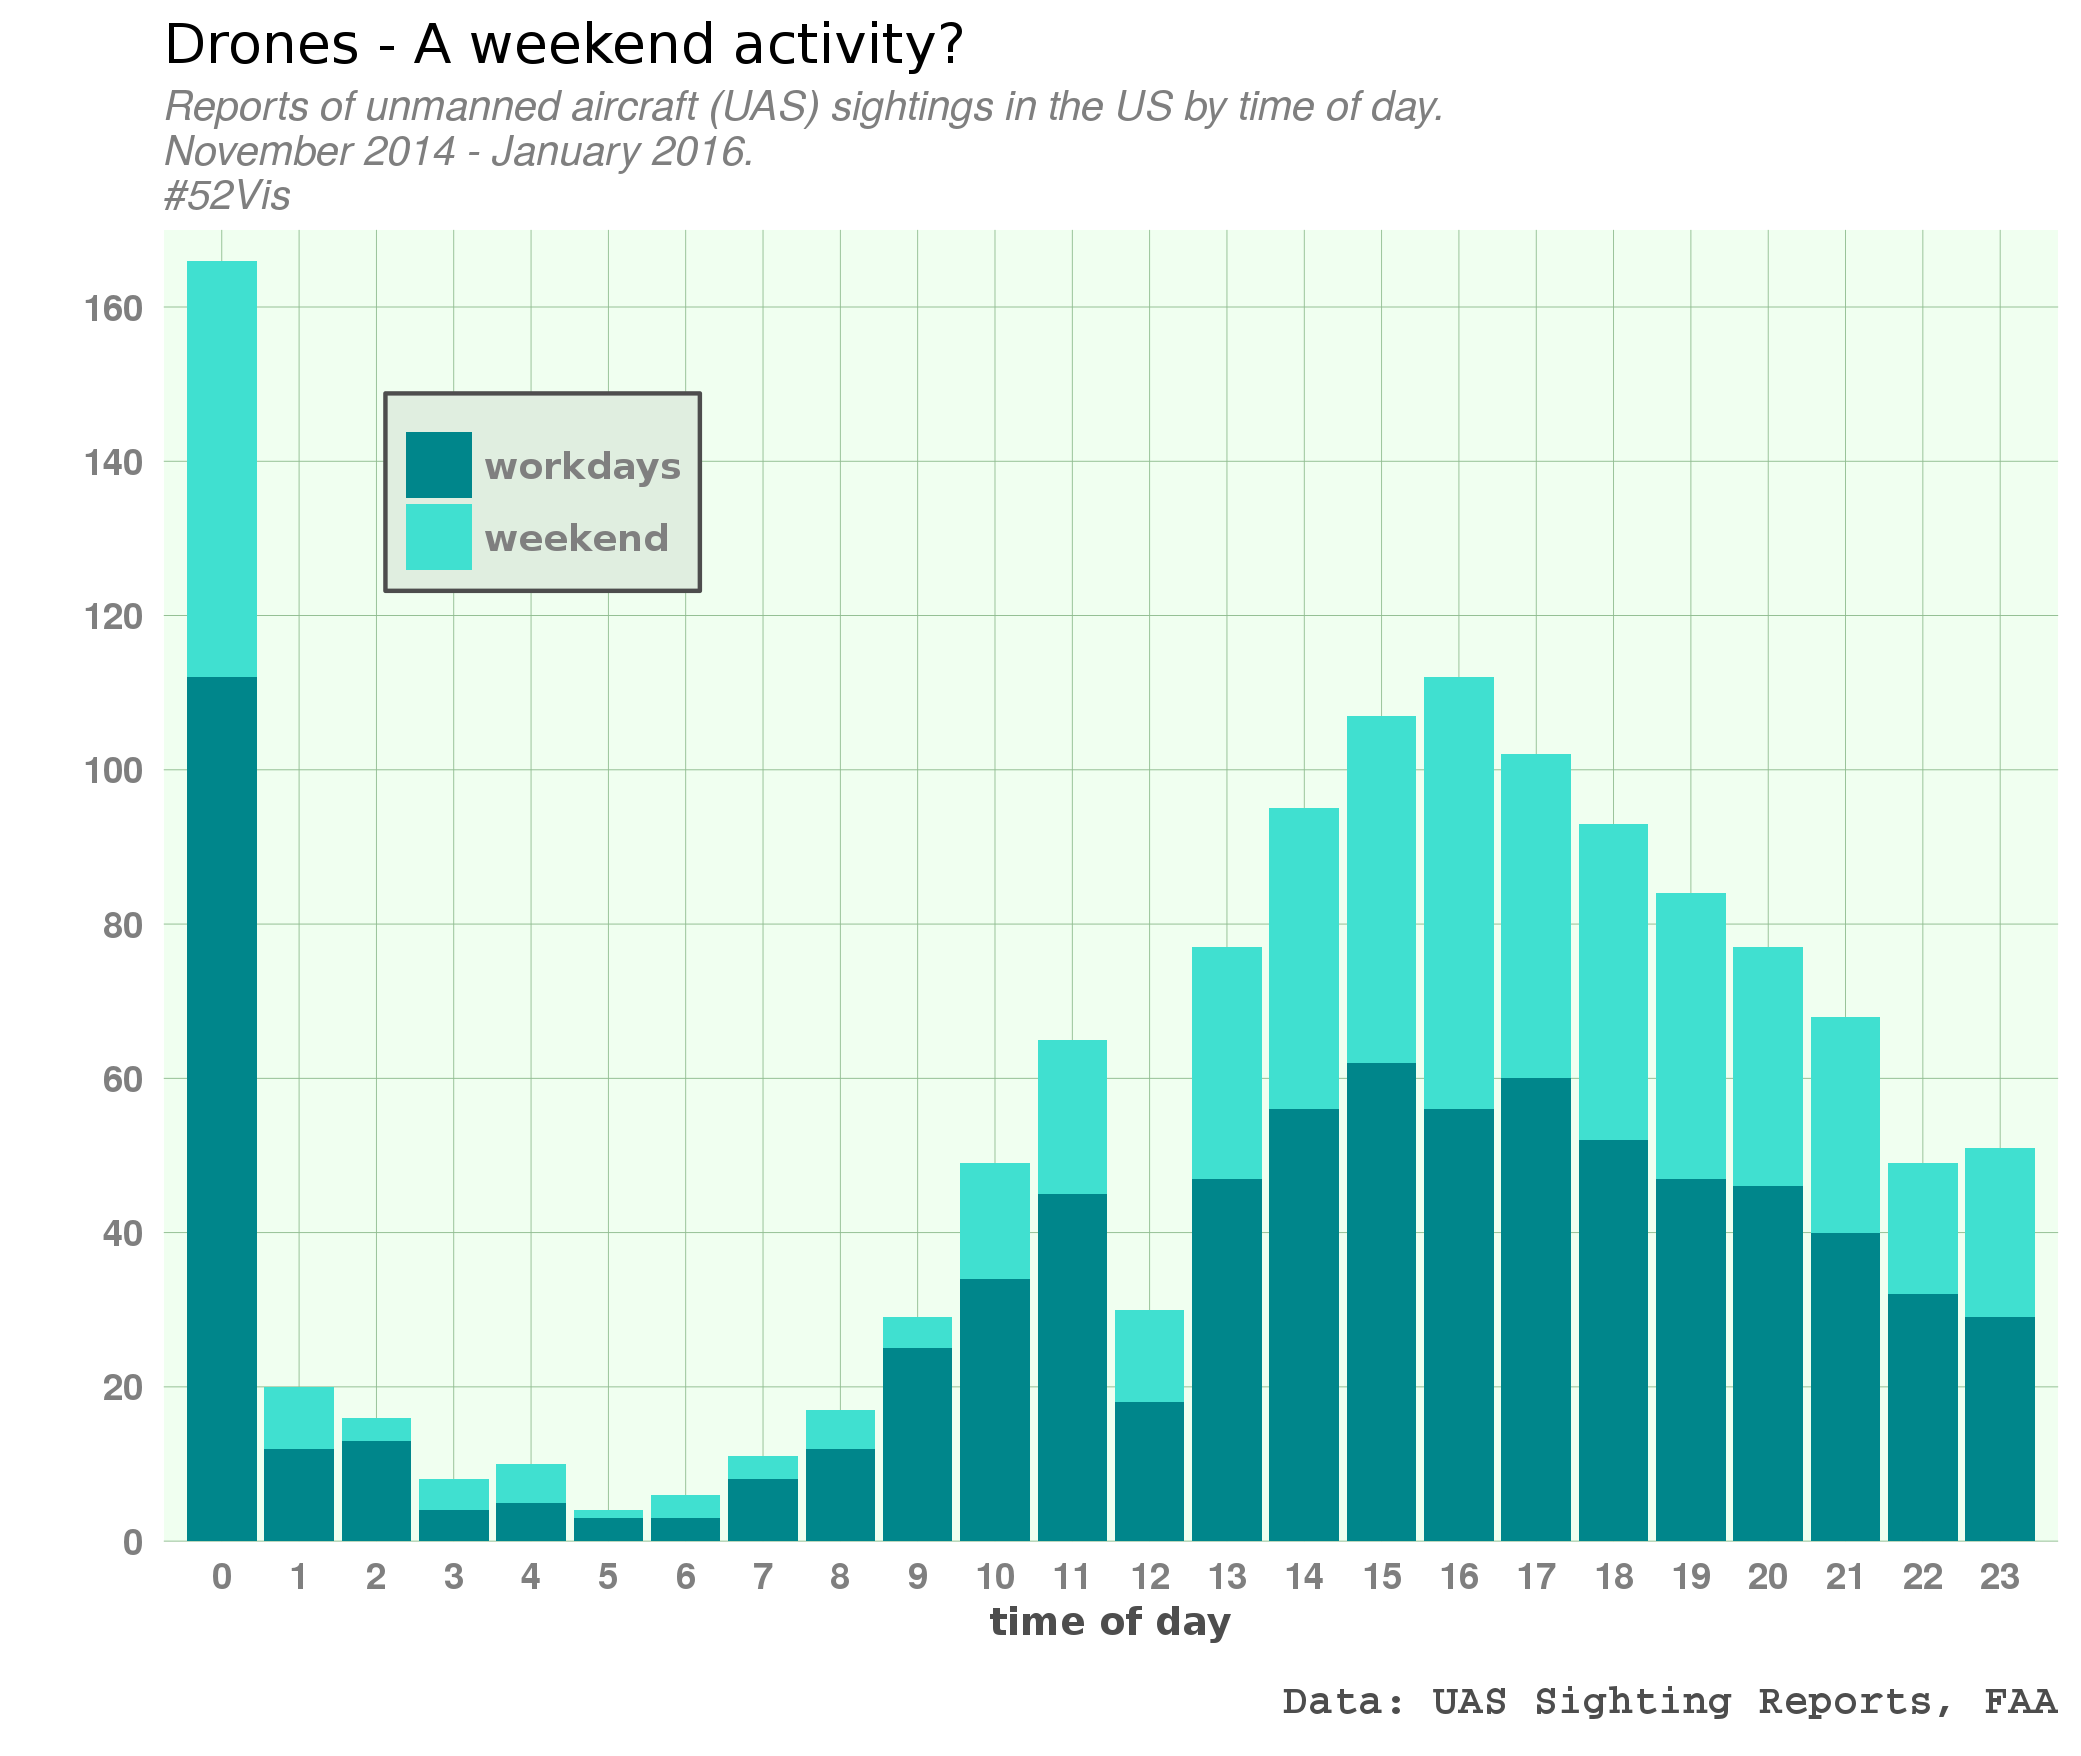

This figure's R source:
Nov2014Aug2015 <- read.csv("~/R/dataviz/UASEventsNov2014-Aug2015.csv")
Aug2015Jan2016 <- read.csv("~/R/dataviz/UAS_Sightings_report_21Aug-31Jan.csv")

Nov2014Aug2015$EventREPORTNARRATIVE <- NULL
Nov2014Aug2015$Item.Type <- NULL
Nov2014Aug2015$Path <- NULL

Aug2015Jan2016$EventREPORTNARRATIVE <- NULL

sightings <- rbind(Nov2014Aug2015, Aug2015Jan2016)
sightings$city <- as.character(sightings$LocationCITY)
sightings$datetime <- as.character(sightings$EventDATETIME)
sightings$datetime <- as.POSIXct(sightings$datetime,  format = "%d.%m.%Y %H:%M")
sightings$datetime <- as.POSIXct(sightings$datetime, tz="US/Central")
sightings$weekdays <- weekdays(sightings$datetime)
sightings$months <- months(sightings$datetime)
library(lubridate)
sightings$hours <- hour(sightings$datetime)
sightings$weekend <- ifelse(sightings$weekdays %in% c("Samstag", "Sonntag"),1,0)
sightings$weekend <- as.factor(sightings$weekend)

library(ggplot2)
gg <- ggplot(sightings, aes(x = hours, group = weekend, fill = weekend)) + 
  geom_bar() +
  scale_x_continuous(breaks = 0:23, expand = c(0,0.3)) + 
  scale_y_continuous(limits = c(0,170), breaks = seq(0,200,20), expand = c(0,0)) + 
  scale_fill_manual(labels = c("workdays", "weekend"), values = c("turquoise4", "turquoise")) +
  theme(panel.background = element_rect(fill = "honeydew"),
        panel.grid.major = element_line(colour = "darkseagreen", size=0.1),
        panel.grid.minor = element_blank(),
        axis.text.x = element_text(family = "sans", face = "bold", colour = "grey50"),
        axis.text.y = element_text(family = "sans", face = "bold", colour = "grey50"),
        axis.ticks.x = element_blank(),
        axis.ticks.y = element_blank(),
        axis.title.x = element_text(face = "bold", family = "NimbusSan", colour = "grey30", size=9),
        legend.text = element_text(family = "NimbusSan", face = "bold", colour = "grey50"),
        legend.position = c(0.2,0.8),
        legend.background = element_rect(fill = "honeydew2", colour = "grey30"),
        plot.title = element_text(family = "NimbusSan"),
        plot.caption = element_text(family = "mono", face = "bold", colour = "grey30"),
        plot.subtitle = element_text(colour = "grey50", face = "italic"),
        legend.key = element_blank()) +
  labs(x = "time of day", y = "", fill = NULL,
       title = "Drones - A weekend activity?",
       subtitle = "Reports of unmanned aircraft (UAS) sightings in the US by time of day.\nNovember 2014 - January 2016.\n#52Vis",
       caption = "\nData: UAS Sighting Reports, FAA")
gg

#ggsave("./ottlngr/drones_ottlngr.png", gg)
